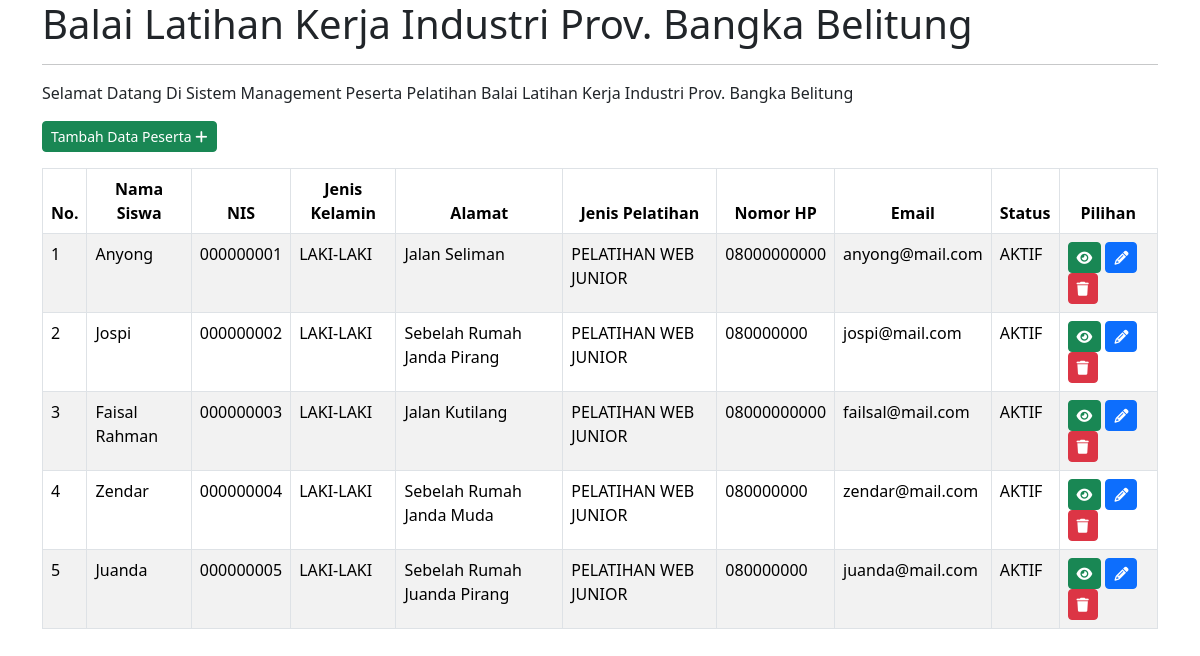
The page / on the database its author committed.
### tables this page shows
CREATE TABLE `daftar_siswa` (
  `Id` int(11) NOT NULL,
  `NamaSiswa` varchar(50) NOT NULL,
  `NIS` varchar(10) NOT NULL DEFAULT '000000000',
  `IdKelas` int(11) NOT NULL,
  `JenisKelamin` enum('LAKI-LAKI', 'PEREMPUAN') NOT NULL,
  `Alamat` text,
  `JenisPelatihan` varchar(30) NOT NULL,
  `NomorHp` varchar(16) NOT NULL,
  `Email` varchar(50) NOT NULL,
  `Status` enum('AKTIF', 'NONAKTIF') NOT NULL
);

### index.php (the view, shortened to what this page needs)
<?php
$title = "Balai Latihan Kerja Industri Prov. Bangka Belitung";
$servername = "localhost";
$username = "root";
$password = "root";
$database = "blki";
$conn = mysqli_connect($servername, $username, $password, $database);
?>
<!DOCTYPE html>
<html lang="en">
<head>
    <link href="https://cdn.jsdelivr.net/npm/bootstrap@5.3.1/dist/css/bootstrap.min.css" rel="stylesheet">
    <link rel="stylesheet" href="https://cdnjs.cloudflare.com/ajax/libs/font-awesome/6.4.2/css/all.min.css" />
</head>
<body>
    <div class="container">
    <h1><?= $title ?></h1>
    <hr>
    <p class="mb-3">Selamat Datang Di Sistem Management Peserta Pelatihan <?= $title ?></p>
    <a href="form.php" class="btn btn-success btn-sm mb-3">Tambah Data Peserta <i class="fa fa-plus"></i></a>
    <table class="table table-bordered table-hover table-striped" width="100%">
        <thead>
            <tr align="center">
                <th>No.</th>
                <th>Nama Siswa</th>
                <th>NIS</th>
                <th>Jenis Kelamin</th>
                <th>Alamat</th>
                <th>Jenis Pelatihan</th>
                <th>Nomor HP</th>
                <th>Email</th>
                <th>Status</th>
                <th>Pilihan</th>
            </tr>
        </thead>
        <tbody>
            <?php
            $query = "SELECT * FROM daftar_siswa ORDER BY Id DESC";
            $eksekusi_kueri = mysqli_query($conn, $query);
            $nomor = 1;
            while ($peserta = mysqli_fetch_array($eksekusi_kueri)) {
            ?>
            <tr>
                <td><?php echo $nomor++; ?></td>
                <td><?php echo $peserta['NamaSiswa']; ?></td>
                <td><?php echo $peserta['NIS']; ?></td>
                <td><?php echo $peserta['JenisKelamin']; ?></td>
                <td><?php echo $peserta['Alamat']; ?></td>
                <td><?php echo $peserta['JenisPelatihan']; ?></td>
                <td><?php echo $peserta['NomorHp']; ?></td>
                <td><?php echo $peserta['Email']; ?></td>
                <td><?php echo $peserta['Status']; ?></td>
                <td>
                    <a href="detail.php?id=<?php echo $peserta['Id'];?>" class="btn btn-success btn-sm"><i class="fa fa-eye"></i></a>
                    <a href="form.php?update=<?php echo $peserta['Id'];?>" class="btn btn-primary btn-sm"><i class="fa fa-pencil"></i></a>
                    <a onclick="return confirm('Apakah Anda Serius Ingin Menghapus Data ini ?')" href="proses.php?aksi=delete&id=<?php echo $peserta['Id'];?>" class="btn btn-danger btn-sm"><i class="fa fa-trash"></i></a>
                </td>
            </tr>
            <?php } ?>
        </tbody>
    </table>
    </div>
</body>
</html>

### rows shown on the page
daftar_siswa: NamaSiswa "Anyong", NIS "000000001", JenisKelamin "LAKI-LAKI", Alamat "Jalan Seliman", JenisPelatihan "PELATIHAN WEB JUNIOR", NomorHp "08000000000", Email "anyong@mail.com", Status "AKTIF"
daftar_siswa: NamaSiswa "Jospi", NIS "000000002", JenisKelamin "LAKI-LAKI", Alamat "Sebelah Rumah Janda Pirang", JenisPelatihan "PELATIHAN WEB JUNIOR", NomorHp "080000000", Email "jospi@mail.com", Status "AKTIF"
daftar_siswa: NamaSiswa "Faisal Rahman", NIS "000000003", JenisKelamin "LAKI-LAKI", Alamat "Jalan Kutilang", JenisPelatihan "PELATIHAN WEB JUNIOR", NomorHp "08000000000", Email "failsal@mail.com", Status "AKTIF"
daftar_siswa: NamaSiswa "Zendar", NIS "000000004", JenisKelamin "LAKI-LAKI", Alamat "Sebelah Rumah Janda Muda", JenisPelatihan "PELATIHAN WEB JUNIOR", NomorHp "080000000", Email "zendar@mail.com", Status "AKTIF"
daftar_siswa: NamaSiswa "Juanda", NIS "000000005", JenisKelamin "LAKI-LAKI", Alamat "Sebelah Rumah Juanda Pirang", JenisPelatihan "PELATIHAN WEB JUNIOR", NomorHp "080000000", Email "juanda@mail.com", Status "AKTIF"

### other values the page prints
$title "Balai Latihan Kerja Industri Prov. Bangka Belitung"
